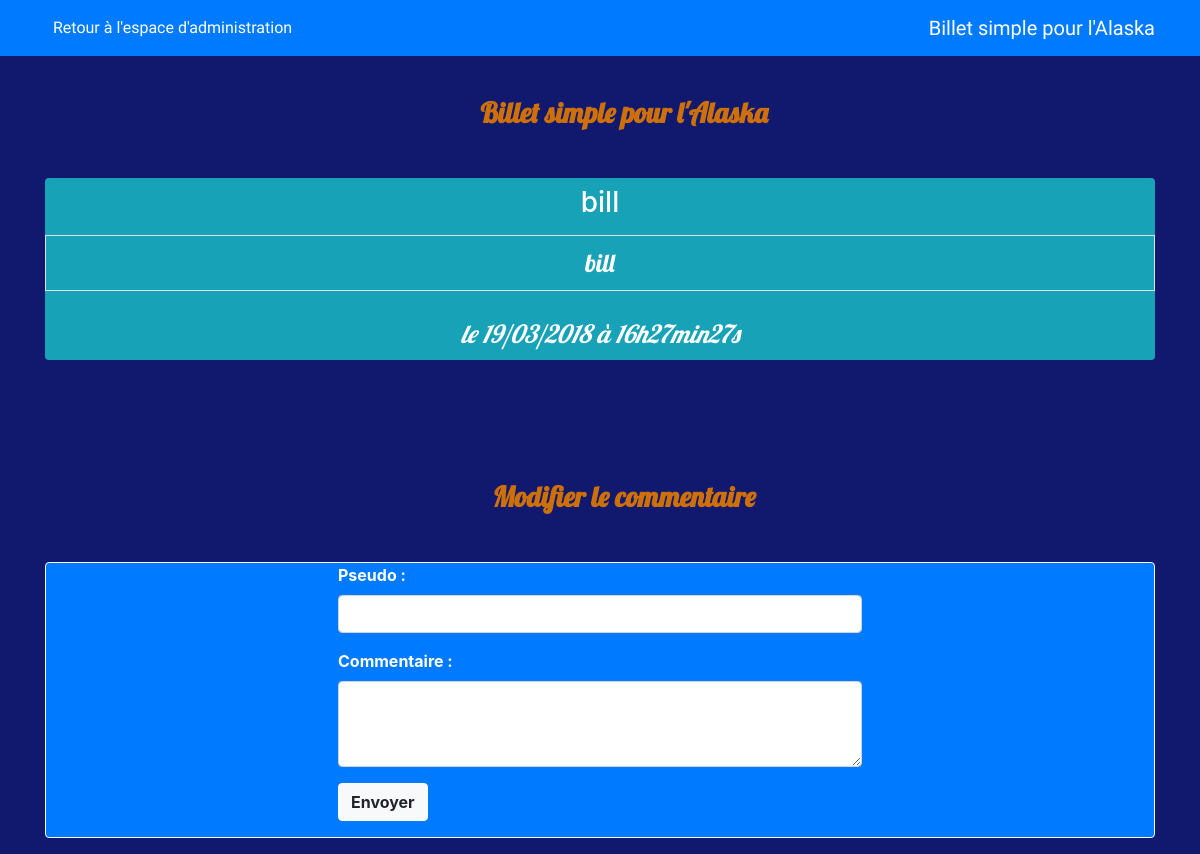
Page /index.php?action=changeComment&id=31 on the committed database.
### tables this page shows
CREATE TABLE `comments` (
  `id` int(11) NOT NULL,
  `post_id` int(11) NOT NULL,
  `author` varchar(255) NOT NULL,
  `comment` text NOT NULL,
  `comment_date` datetime NOT NULL,
  `report_comment` int(11) DEFAULT NULL
);

### controller/frontend.php (called while the page is built, shortened)
<?php
require_once('model/AdminManager.php');
function changeComment()
{
    $adminManager = new \OpenClassrooms\Blog\Model\AdminManager();
    $comments = $adminManager->searchComments($_GET['id']);
    require('view/frontend/changeCommentView.php');
}

### model/AdminManager.php (called while the page is built, shortened)
<?php
    class AdminManager extends Manager
    {
        public function searchComments($commentId)
        {
            $db = $this->dbConnect();
            $comments = $db->prepare('SELECT id, post_id, author, comment, DATE_FORMAT(comment_date, \'%d/%m/%Y à %Hh%imin%ss\') AS comment_date_fr, report_comment FROM comments WHERE id = ? ORDER BY comment_date DESC LIMIT 0, 5');
            $comments->execute(array($commentId));
            return $comments;
        }
    }

### view/frontend/changeCommentView.php (the view, shortened to what this page needs)
<nav class="navbar navbar-expand-lg navbar-dark bg-primary fixed-top mb-5">
    <div class="container">
        <a class="navbar-brand order-1 mr-0" href="index.php" >Billet simple pour l'Alaska</a>
        <div class="collapse navbar-collapse" id="navbarNavAltMarkup">
            <div class="navbar-nav">
                <a class="nav-item nav-link text-white" href="index.php?action=admin">Retour à l'espace d'administration</a>
            </div>
        </div>
    </div>
</nav>
    <?php
    while ($comment = $comments->fetch())
    {
    ?>
<div class="container">
    <div class="row">
        <div class="col-sm-12 my-5">
            <h3 class="my-5 pl-5 text-center">Billet simple pour l'Alaska</h3>
            <div class="bg-info rounded my-4 text-white">
                <h3 class="text-center text-white chapitre py-2">
                    <?= htmlspecialchars($comment['author']) ?>
                </h3>
                <p class="text-white text-center py-2 border">
                    <?= nl2br(htmlspecialchars($comment['comment'])) ?>
                </p>
                <p class="text-white text-center py-2">
                    <em>le <?= $comment['comment_date_fr'] ?></em>
                </p>
            </div>
        </div>
    </div>
</div>
<div class="container">
    <div class="row">
        <div class="col-sm-12">
            <h3 class="my-5 pl-5 text-center">Modifier le commentaire</h3>
            <div class="bg-primary rounded font-weight-bold border border-light mb-3">
                <form class="col-sm-6 mx-auto" action="index.php?action=updateComment&amp;id=<?= $comment['id'] ?>" method="post">
                    <div class="form-group">
                        <label for="author" class="text-white">Pseudo :</label>
                        <input type="text" class="form-control" id="author" name="author" aria-describedby="emailHelp">
                    </div>
                    <div class="form-group">
                        <label for="comment" class="text-white">Commentaire :</label>
                        <textarea class="form-control" id="comment" name="comment" rows="3"></textarea>
                    </div>
                    <button type="submit" class="btn btn-light font-weight-bold d-flex justify-content-center mb-3">Envoyer</button>
                </form>
            </div>
        </div>
    </div>
</div>
<?php
    }
?>
<?php require('template.php'); ?>

### public/css/template.css (style rules this page uses)
body { background-color: #10196E; }
a.nav-item.nav-link.text-white, a.navbar-brand.order-1.mr-0 { font-family: 'Rammetto One', cursive; }
h1.display-5.my-5, h3.my-5, h3.text-center.billet { margin-top: 30px; color: #CE700A; font-weight: bold; font-family: 'Lobster', cursive; }
p.text-white.text-center { font-family: 'Lobster', cursive; font-size: 25px; }
h3.text-center.text-white.chapitre, { font-family: 'Lobster', cursive; font-size: 25px; font-weight: bold; border: 2px solid #fff; }

### rows in the picture
comments: author "bill", comment "bill", comment_date_fr "19/03/2018 à 16h27min27s"
